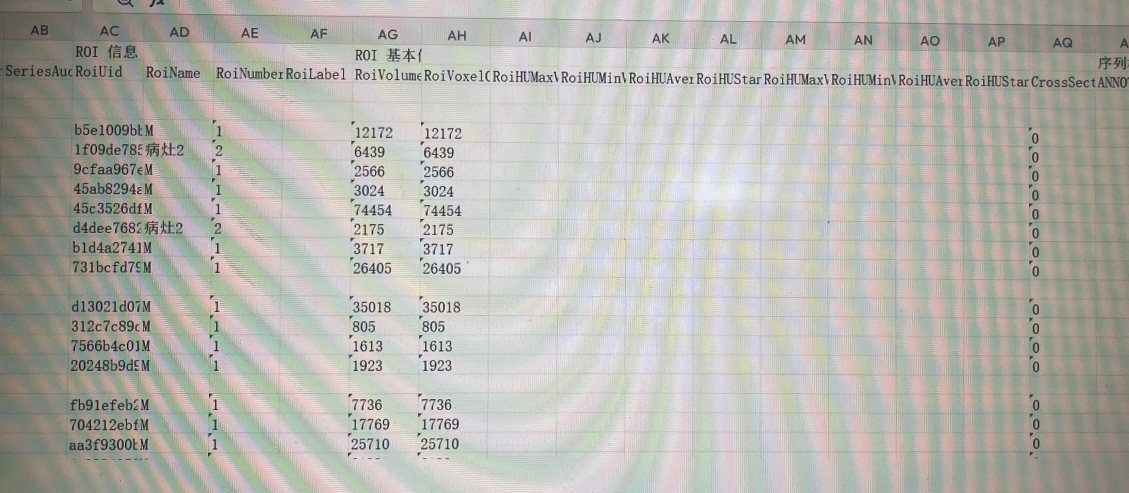
#> input picture image/21226b1873f5969f30ef9d94c1819a67.jpg, 3387 x 1479 px (shown at 1/3 size)
$ python -i tampering.py   (imports and definitions only)   (older library calls are emulated)
#> lines starting #> are read from the running program, lines starting #| are printed output that depends on the picture; after the words box and inside, x2 and y2 are one past the last pixel; in counts of white or black regions, pixels touching at a corner belong together
import cv2
import numpy as np

def detect_copy_move(img_np, block_size=16, stride=16, similarity_threshold=15.0, min_dist=30):
    """
    Classical block-matching copy-move detection.
    Divides the image into overlapping blocks, extracts simple block features,
    and finds matching block pairs with large spatial separation.

    Returns:
        is_tampered (bool)
        tamper_mask (np.ndarray): Binary mask highlighting tampered areas.
        bbox (list or None): [x1, y1, x2, y2] bounding box of detected tampering.
    """
#> called with block_size = 16, stride = 16, similarity_threshold = 15, min_dist = 30
    h, w = img_np.shape
#> h = 1479; w = 3387
    blocks = []
    positions = []

    # 1. Slide window to extract blocks and features
    for y in range(0, h - block_size + 1, stride):
        for x in range(0, w - block_size + 1, stride):
            block = img_np[y:y+block_size, x:x+block_size]

            # Simple features: mean, std, and a 4x4 downscaled version of the block
            mean = np.mean(block)
            std = np.std(block)

            # Filter out uniform background blocks (e.g. flat black scanning background)
            if std < 5.0:
                continue

            downscaled = cv2.resize(block, (4, 4), interpolation=cv2.INTER_AREA).flatten()

            # Concatenate features
            feat = np.concatenate([[mean, std], downscaled])

            blocks.append(feat)
            positions.append((x, y))
#> after the loop, blocks = 17628 items; positions = 17628 pairs, first value 0 to 3360, second value 0 to 1456

    blocks = np.array(blocks, dtype=np.float32)
    positions = np.array(positions)

    # Normalize features for distance comparison
    feat_mean = np.mean(blocks, axis=0)
#> feat_mean = 18 values, max 183.8 at index 6, min 16.34 at index 1, mean 174.3
    feat_std = np.std(blocks, axis=0) + 1e-6
#> feat_std = 18 values, max 32.55 at index 5, min 14.1 at index 1, mean 31.11
    normalized_blocks = (blocks - feat_mean) / feat_std

    # 2. Match blocks
    num_blocks = len(normalized_blocks)
#> num_blocks = 17628
    match_mask = np.zeros_like(img_np, dtype=np.uint8)
    matched_pairs = 0

    # Lexicographical sort or simple nearest neighbor check
    # For small image size (e.g. 256x256), a nested loop with early stopping is fast
    # We sort by the first few feature dimensions to group similar blocks
    sorted_indices = np.lexsort((normalized_blocks[:, 1], normalized_blocks[:, 0]))
#> sorted_indices = 17628 values, max 17627 at index 2034, min 0 at index 188, mean 8813.5

    # Search window for matching sorted blocks
    search_window = 20

    for i in range(num_blocks):
        idx_i = sorted_indices[i]
        pos_i = positions[idx_i]

        for j in range(max(0, i - search_window), min(num_blocks, i + search_window)):
            if i == j:
                continue
            idx_j = sorted_indices[j]
            pos_j = positions[idx_j]

            # Spatial distance
            dist = np.sqrt((pos_i[0] - pos_j[0])**2 + (pos_i[1] - pos_j[1])**2)
            if dist < min_dist:
                continue

            # Feature distance (L2 norm)
            feat_dist = np.linalg.norm(normalized_blocks[idx_i] - normalized_blocks[idx_j])
            if feat_dist < similarity_threshold:
                # Highlight matching blocks on mask
                cv2.rectangle(match_mask, pos_i, (pos_i[0] + block_size, pos_i[1] + block_size), 255, -1)
                cv2.rectangle(match_mask, pos_j, (pos_j[0] + block_size, pos_j[1] + block_size), 255, -1)
                matched_pairs += 1
#> this loop made 17628 passes
#> (idx_i, pos_i) on passes 1 to 3: (908, [96, 80]), (2409, [32, 208]), (910, [128, 80])
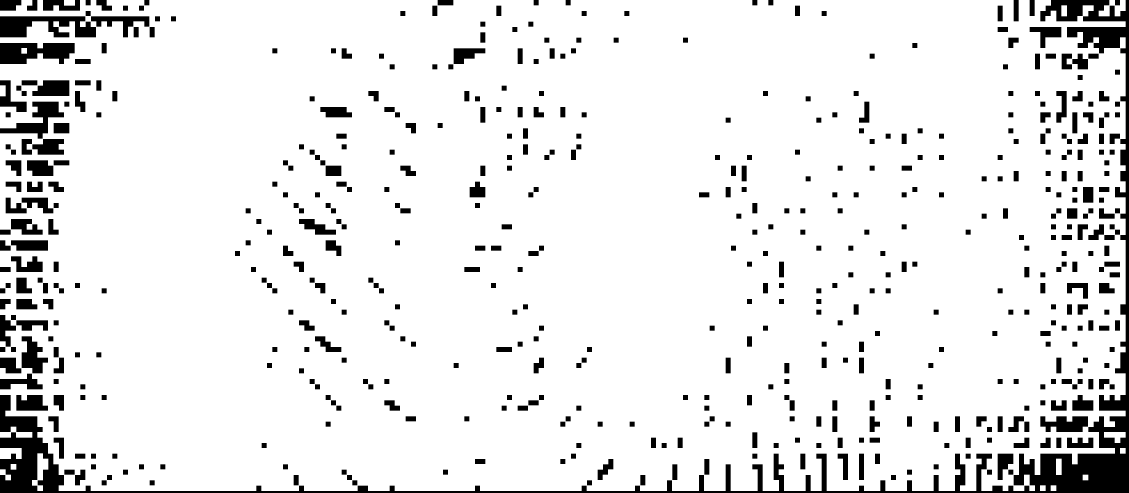
#> match_mask: shape (1479, 3387) (shown at 1/3 size); 90.8% white; 553 black regions
#> after the loop, matched_pairs = 684811

    # 3. Post-process and extract bounding box
    is_tampered = False
    bbox = None

    # Filter matches: noise will produce isolated random matches;
    # actual tampering will have clustered overlapping matches.
    if matched_pairs > 4:
        # Find contours of matched regions
        contours, _ = cv2.findContours(match_mask, cv2.RETR_EXTERNAL, cv2.CHAIN_APPROX_SIMPLE)
#> contours = 17 contours; largest, box (x1, y1, x2, y2) and area: (0, 0, 3377, 1473) 4783228, (96, 1360, 145, 1473) 2307, (3296, 0, 3377, 49) 2052, (0, 1344, 65, 1377) 1793, (0, 1280, 97, 1313) 1538
        valid_contours = [c for c in contours if cv2.contourArea(c) > (block_size * block_size)]
#> valid_contours = 11 contours; largest, box (x1, y1, x2, y2) and area: (0, 0, 3377, 1473) 4783228, (96, 1360, 145, 1473) 2307, (3296, 0, 3377, 49) 2052, (0, 1344, 65, 1377) 1793, (0, 1280, 97, 1313) 1538

        if len(valid_contours) >= 2:
            is_tampered = True
            # Find the bounding box of the largest contour (typically the pasted/tampered region)
            areas = [cv2.contourArea(c) for c in valid_contours]
#> areas = [513, 768, 2307, 1793, 1281, 1538, 512, 512, 2051.5, 512, 4783228.5]
            target_contour = valid_contours[np.argmax(areas)]
#> target_contour = contour of 751 points, box (x1, y1, x2, y2) (0, 0, 3377, 1473), area 4783228
            tx, ty, tw, th = cv2.boundingRect(target_contour)
#> tx = 0; ty = 0; tw = 3377; th = 1473
            bbox = [tx, ty, tx + tw, ty + th]
#> bbox = [0, 0, 3377, 1473]

    return is_tampered, match_mask, bbox

# [76 lines left out: function detect_splicing, not called in this run]

>>> import cv2
>>> picture = cv2.imread('../../image/21226b1873f5969f30ef9d94c1819a67.jpg', cv2.IMREAD_GRAYSCALE)
>>> result = detect_copy_move(picture)

$ run again, on image/b3c9c8c4630bac1e9a1fef905e27359a.jpg
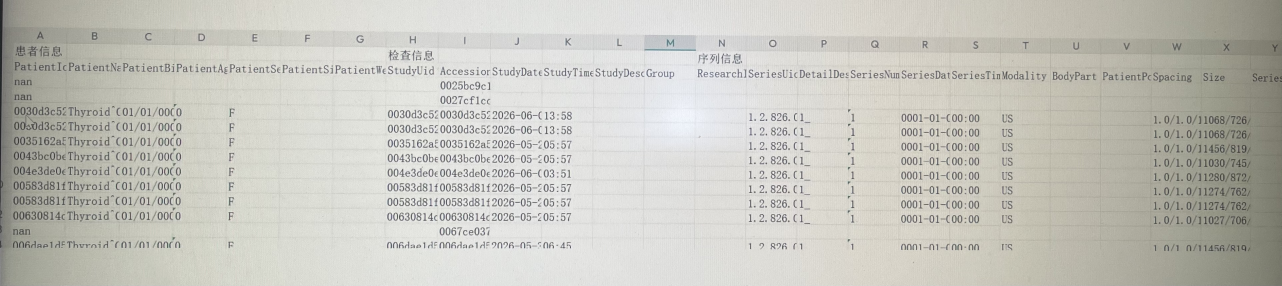
#> input picture image/b3c9c8c4630bac1e9a1fef905e27359a.jpg, 3844 x 857 px (shown at 1/3 size)
#> after the loop in detect_copy_move, `for y in range(0, h - block_size + 1, stride):`: blocks = 9127 items; positions = 9127 pairs, first value 0 to 3824, second value 0 to 832
#> feat_mean = 18 values, max 200.1 at index 15, min 16.62 at index 1, mean 189.5
#> feat_std = 18 values, max 31.04 at index 2, min 14.72 at index 1, mean 28.79
#> num_blocks = 9127
#> sorted_indices = 9127 values, max 9126 at index 2919, min 0 at index 0, mean 4563
#> the loop in detect_copy_move, `for i in range(num_blocks):` made 9127 passes
#> (idx_i, pos_i) on passes 1 to 3: (0, [0, 0]), (144, [0, 16]), (291, [0, 32])
#> after the loop in detect_copy_move, `for i in range(num_blocks):`:
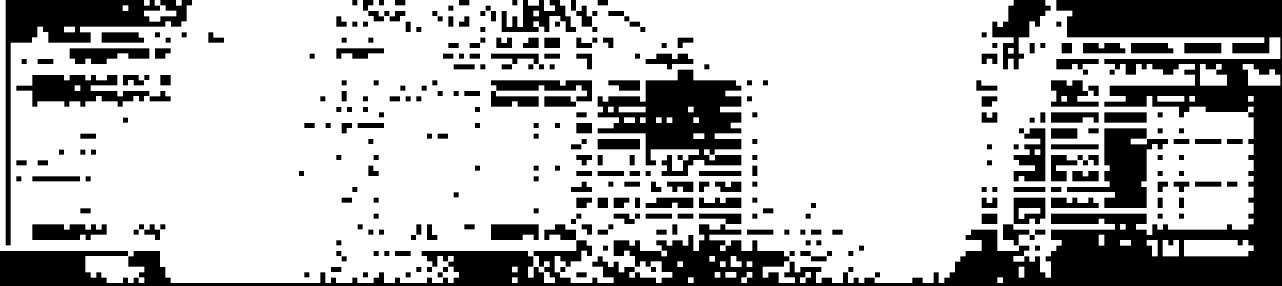
#> match_mask: shape (857, 3844) (shown at 1/3 size); 72% white; 306 black regions
#> after the loop in detect_copy_move, `for i in range(num_blocks):`: matched_pairs = 353280
#> contours = 35 contours; largest, box (x1, y1, x2, y2) and area: (0, 0, 3841, 849) 2704786, (3552, 720, 3761, 769) 9218, (3728, 192, 3841, 257) 4354, (3600, 192, 3681, 257) 3842, (432, 0, 529, 65) 2563
#> valid_contours = 18 contours; largest, box (x1, y1, x2, y2) and area: (0, 0, 3841, 849) 2704786, (3552, 720, 3761, 769) 9218, (3728, 192, 3841, 257) 4354, (3600, 192, 3681, 257) 3842, (432, 0, 529, 65) 2563
#> areas = [513, 513, 512, 512, 768.5, 9218, 2049, 1024.5, 512, 512, 1280, 4354.5, 3842, 512, 768.5, 512, 2563, 2704786.5]
#> target_contour = contour of 883 points, box (x1, y1, x2, y2) (0, 0, 3841, 849), area 2704786
#> tx = 0; tw = 3841; th = 849
#> bbox = [0, 0, 3841, 849]
